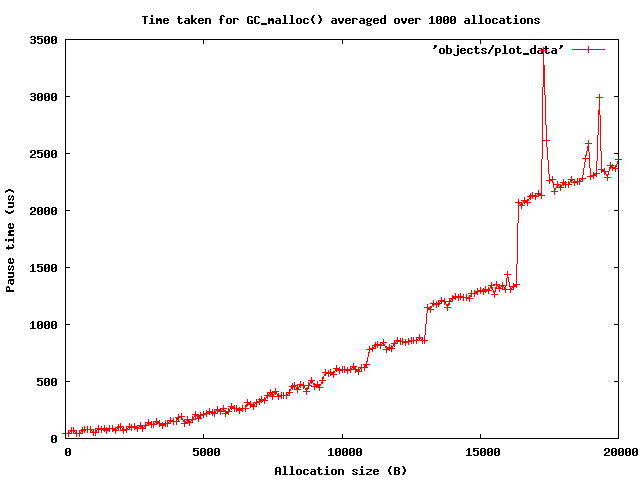

The gnuplot source for this figure:
 set terminal png
 set output "objects/plot.png"
 set title "Time taken for GC_malloc() averaged over 1000 allocations"
 set xlabel "Allocation size (B)"
 set ylabel "Pause time (us)"
 #set xrange [-2:2]
 #set yrange [-10:10]
 set zeroaxis
 #plot 'objects/plot_data' with yerrorbars
 plot 'objects/plot_data' with linespoints
 # data for my copying GC (I=65536 B=65536 A=270336 cur=65536)
 # end of test my copying GC (I=65536 B=65536 A=270336 cur=65536)
